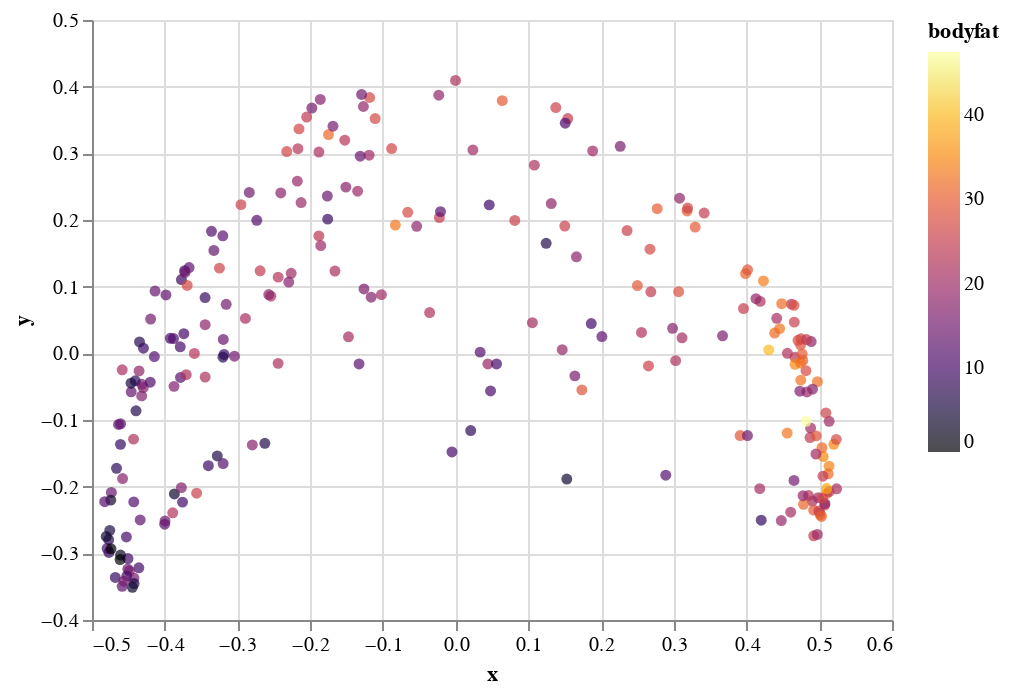

The notebook cell this image was saved under:
### Markdown cell above
##### Fast Cluster Kernel

### Code cell
fast_cluster_kernel = FastClusterKernel(bodyfat, 3)
fast_cluster_kernel_matrix = fast_cluster_kernel.kernel_matrix(200)

X_kpca = (
            KernelPCA(
                2, kernel="precomputed"
                )
            .fit_transform(fast_cluster_kernel_matrix)
        )

fast_cluster_kernel_bodyfat_df = pd.DataFrame({
    'x': X_kpca[:, 0],
    'y': X_kpca[:, 1],
    'bodyfat': bodyfat.iloc[:, 0].to_numpy(dtype=np.float32)
})

fast_cluster_kernel_bodyfat_chart = alt.Chart(fast_cluster_kernel_bodyfat_df).mark_circle().encode(
    x='x:Q',
    y='y:Q',
    color=alt.Color('bodyfat:Q', scale=alt.Scale(scheme='inferno'))
)

display(fast_cluster_kernel_bodyfat_chart)

### Figure 1 — Vega-Lite specification as saved in the notebook (floating-point values rounded to 4 significant figures; data arrays with more than 128 entries replaced by an {"elided": "..."} marker saying what was removed)
{"config": {"view": {"continuousWidth": 400, "continuousHeight": 300}}, "data": {"name": "data-73daae5e97020a3c4efca3d45285e986"}, "mark": "circle", "encoding": {"color": {"type": "quantitative", "field": "bodyfat", "scale": {"scheme": "inferno"}}, "x": {"type": "quantitative", "field": "x"}, "y": {"type": "quantitative", "field": "y"}}, "$schema": "https://vega.github.io/schema/vega-lite/v4.8.1.json", "datasets": {"data-73daae5e97020a3c4efca3d45285e986": {"elided": "252 records"}}}
